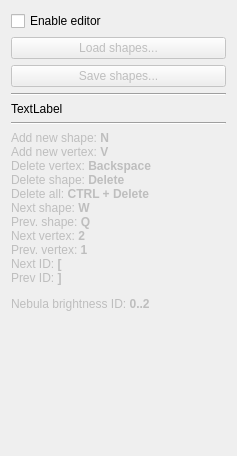
       <widget class="QWidget" name="page_2">
        <property name="geometry">
         <rect>
          <x>0</x>
          <y>0</y>
          <width>237</width>
          <height>431</height>
         </rect>
        </property>
        <attribute name="label">
         <string>Shape editor</string>
        </attribute>
        <layout class="QFormLayout" name="formLayout_3">
         <property name="fieldGrowthPolicy">
          <enum>QFormLayout::AllNonFixedFieldsGrow</enum>
         </property>
         <item row="0" column="0" colspan="2">
          <widget class="QCheckBox" name="checkBox_shape">
           <property name="text">
            <string>Enable editor</string>
           </property>
          </widget>
         </item>
         <item row="5" column="0" colspan="2">
          <widget class="Line" name="line_8">
           <property name="sizePolicy">
            <sizepolicy hsizetype="Expanding" vsizetype="Fixed">
             <horstretch>0</horstretch>
             <verstretch>0</verstretch>
            </sizepolicy>
           </property>
           <property name="minimumSize">
            <size>
             <width>30</width>
             <height>0</height>
            </size>
           </property>
           <property name="orientation">
            <enum>Qt::Horizontal</enum>
           </property>
          </widget>
         </item>
         <item row="6" column="0">
          <widget class="QLabel" name="label_20">
           <property name="enabled">
            <bool>false</bool>
           </property>
           <property name="text">
            <string>&lt;html&gt;&lt;head/&gt;&lt;body&gt;&lt;p&gt;Add new shape: &lt;span style=&quot; font-weight:600;&quot;&gt;N&lt;/span&gt;&lt;br/&gt;Add new vertex: &lt;span style=&quot; font-weight:600;&quot;&gt;V&lt;br/&gt;&lt;/span&gt;Delete vertex:&lt;span style=&quot; font-weight:600;&quot;&gt; Backspace&lt;br/&gt;&lt;/span&gt;Delete shape:&lt;span style=&quot; font-weight:600;&quot;&gt; Delete&lt;br/&gt;&lt;/span&gt;Delete all:&lt;span style=&quot; font-weight:600;&quot;&gt; CTRL + Delete&lt;br/&gt;&lt;/span&gt;Next shape: &lt;span style=&quot; font-weight:600;&quot;&gt;W&lt;/span&gt;&lt;br/&gt;Prev. shape: &lt;span style=&quot; font-weight:600;&quot;&gt;Q&lt;br/&gt;&lt;/span&gt;Next vertex:&lt;span style=&quot; font-weight:600;&quot;&gt; 2&lt;/span&gt;&lt;br/&gt;Prev. vertex: &lt;span style=&quot; font-weight:600;&quot;&gt;1&lt;br/&gt;&lt;/span&gt;Next ID: &lt;span style=&quot; font-weight:600;&quot;&gt;[&lt;br/&gt;&lt;/span&gt;Prev ID: &lt;span style=&quot; font-weight:600;&quot;&gt;]&lt;/span&gt;&lt;/p&gt;&lt;p&gt;Nebula brightness ID:&lt;span style=&quot; font-weight:600;&quot;&gt; 0..2&lt;br/&gt;&lt;/span&gt;&lt;/p&gt;&lt;p&gt;&lt;br/&gt;&lt;/p&gt;&lt;p&gt;&lt;br/&gt;&lt;/p&gt;&lt;p&gt;&lt;br/&gt;&lt;/p&gt;&lt;/body&gt;&lt;/html&gt;</string>
           </property>
           <property name="alignment">
            <set>Qt::AlignLeading|Qt::AlignLeft|Qt::AlignTop</set>
           </property>
          </widget>
         </item>
         <item row="1" column="0" colspan="2">
          <widget class="QPushButton" name="pushButton_6">
           <property name="enabled">
            <bool>false</bool>
           </property>
           <property name="text">
            <string>Load shapes...</string>
           </property>
          </widget>
         </item>
         <item row="2" column="0" colspan="2">
          <widget class="QPushButton" name="pushButton_7">
           <property name="enabled">
            <bool>false</bool>
           </property>
           <property name="text">
            <string>Save shapes...</string>
           </property>
          </widget>
         </item>
         <item row="4" column="0">
          <widget class="QLabel" name="label_shp_info">
           <property name="text">
            <string>TextLabel</string>
           </property>
          </widget>
         </item>
         <item row="3" column="0" colspan="2">
          <widget class="Line" name="line_11">
           <property name="sizePolicy">
            <sizepolicy hsizetype="Expanding" vsizetype="Fixed">
             <horstretch>0</horstretch>
             <verstretch>0</verstretch>
            </sizepolicy>
           </property>
           <property name="minimumSize">
            <size>
             <width>30</width>
             <height>0</height>
            </size>
           </property>
           <property name="orientation">
            <enum>Qt::Horizontal</enum>
           </property>
          </widget>
         </item>
        </layout>
       </widget>
